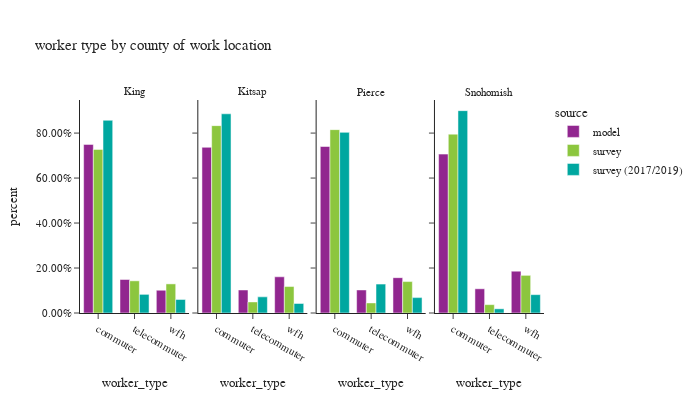

This figure's notebook cell:
### Code cell
df_worker_count = workers.groupby(['source','CountyName_work','worker_type'])['pdexpfac']. \
    sum().reset_index()
df_worker_count['percent'] = df_worker_count.groupby(['source','CountyName_work'], group_keys=False)['pdexpfac']. \
    apply(lambda x: x / float(x.sum()))

df_worker_count_ct = workers.groupby(['source','CountyName_work','worker_type'])['pdexpfac'].count().reset_index(). \
    rename(columns={'pdexpfac':'sample count'})
df_worker_count = df_worker_count.merge(df_worker_count_ct, on=['source','CountyName_work','worker_type']). \
    rename(columns={'pdexpfac':'total count'})

fig = px.bar(df_worker_count.sort_values(by=['source','CountyName_work']), x='worker_type', y="percent",
             facet_col="CountyName_work", color="source",
             barmode="group",hover_data=['sample count','total count'],
             title="worker type by county of work location")
fig.for_each_annotation(lambda a: a.update(text = a.text.split("=")[-1]))
fig.update_layout(height=400, width=700, font=dict(size=11))
fig.for_each_yaxis(lambda a: a.update(tickformat = ".2%"))
fig.update_xaxes(categoryorder='array', categoryarray= ['commuter','telecommuter','wfh'])
fig.show()

### Figure 1 — Plotly figure (JSON) as saved in the notebook; plotly's stock layout.template omitted (floating-point values rounded to 4 significant figures)
{"data": [{"alignmentgroup": "True", "customdata": [[1089000.0, 1089000.0], [216500.0, 216500.0], [147100.0, 147100.0]], "hovertemplate": "source=model<br>CountyName_work=King<br>worker_type=%{x}<br>percent=%{y}<br>sample count=%{customdata[0]}<br>total count=%{customdata[1]}<extra></extra>", "legendgroup": "model", "marker": {"color": "#91268F", "pattern": {"shape": ""}}, "name": "model", "offsetgroup": "model", "orientation": "v", "showlegend": true, "textposition": "auto", "type": "bar", "x": ["commuter", "telecommuter", "wfh"], "xaxis": "x", "y": [0.7498, 0.149, 0.1012], "yaxis": "y"}, {"alignmentgroup": "True", "customdata": [[75850.0, 75850.0], [10540.0, 10540.0], [16570.0, 16570.0]], "hovertemplate": "source=model<br>CountyName_work=Kitsap<br>worker_type=%{x}<br>percent=%{y}<br>sample count=%{customdata[0]}<br>total count=%{customdata[1]}<extra></extra>", "legendgroup": "model", "marker": {"color": "#91268F", "pattern": {"shape": ""}}, "name": "model", "offsetgroup": "model", "orientation": "v", "showlegend": false, "textposition": "auto", "type": "bar", "x": ["commuter", "telecommuter", "wfh"], "xaxis": "x2", "y": [0.7367, 0.1023, 0.1609], "yaxis": "y2"}, {"alignmentgroup": "True", "customdata": [[257800.0, 257800.0], [35720.0, 35720.0], [54730.0, 54730.0]], "hovertemplate": "source=model<br>CountyName_work=Pierce<br>worker_type=%{x}<br>percent=%{y}<br>sample count=%{customdata[0]}<br>total count=%{customdata[1]}<extra></extra>", "legendgroup": "model", "marker": {"color": "#91268F", "pattern": {"shape": ""}}, "name": "model", "offsetgroup": "model", "orientation": "v", "showlegend": false, "textposition": "auto", "type": "bar", "x": ["commuter", "telecommuter", "wfh"], "xaxis": "x3", "y": [0.7403, 0.1026, 0.1572], "yaxis": "y3"}, {"alignmentgroup": "True", "customdata": [[219100.0, 219100.0], [33390.0, 33390.0], [57630.0, 57630.0]], "hovertemplate": "source=model<br>CountyName_work=Snohomish<br>worker_type=%{x}<br>percent=%{y}<br>sample count=%{customdata[0]}<br>total count=%{customdata[1]}<extra></extra>", "legendgroup": "model", "marker": {"color": "#91268F", "pattern": {"shape": ""}}, "name": "model", "offsetgroup": "model", "orientation": "v", "showlegend": false, "textposition": "auto", "type": "bar", "x": ["commuter", "telecommuter", "wfh"], "xaxis": "x4", "y": [0.7065, 0.1077, 0.1858], "yaxis": "y4"}, {"alignmentgroup": "True", "customdata": [[1465.0, 742200.0], [636.0, 146000.0], [567.0, 132000.0]], "hovertemplate": "source=survey<br>CountyName_work=King<br>worker_type=%{x}<br>percent=%{y}<br>sample count=%{customdata[0]}<br>total count=%{customdata[1]}<extra></extra>", "legendgroup": "survey", "marker": {"color": "#8CC63E", "pattern": {"shape": ""}}, "name": "survey", "offsetgroup": "survey", "orientation": "v", "showlegend": true, "textposition": "auto", "type": "bar", "x": ["commuter", "telecommuter", "wfh"], "xaxis": "x", "y": [0.7275, 0.1431, 0.1294], "yaxis": "y"}, {"alignmentgroup": "True", "customdata": [[96.0, 76340.0], [13.0, 4513.0], [43.0, 10780.0]], "hovertemplate": "source=survey<br>CountyName_work=Kitsap<br>worker_type=%{x}<br>percent=%{y}<br>sample count=%{customdata[0]}<br>total count=%{customdata[1]}<extra></extra>", "legendgroup": "survey", "marker": {"color": "#8CC63E", "pattern": {"shape": ""}}, "name": "survey", "offsetgroup": "survey", "orientation": "v", "showlegend": false, "textposition": "auto", "type": "bar", "x": ["commuter", "telecommuter", "wfh"], "xaxis": "x2", "y": [0.8331, 0.04925, 0.1177], "yaxis": "y2"}, {"alignmentgroup": "True", "customdata": [[182.0, 201100.0], [31.0, 11070.0], [55.0, 34470.0]], "hovertemplate": "source=survey<br>CountyName_work=Pierce<br>worker_type=%{x}<br>percent=%{y}<br>sample count=%{customdata[0]}<br>total count=%{customdata[1]}<extra></extra>", "legendgroup": "survey", "marker": {"color": "#8CC63E", "pattern": {"shape": ""}}, "name": "survey", "offsetgroup": "survey", "orientation": "v", "showlegend": false, "textposition": "auto", "type": "bar", "x": ["commuter", "telecommuter", "wfh"], "xaxis": "x3", "y": [0.8154, 0.04489, 0.1398], "yaxis": "y3"}, {"alignmentgroup": "True", "customdata": [[203.0, 191300.0], [35.0, 8940.0], [85.0, 40270.0]], "hovertemplate": "source=survey<br>CountyName_work=Snohomish<br>worker_type=%{x}<br>percent=%{y}<br>sample count=%{customdata[0]}<br>total count=%{customdata[1]}<extra></extra>", "legendgroup": "survey", "marker": {"color": "#8CC63E", "pattern": {"shape": ""}}, "name": "survey", "offsetgroup": "survey", "orientation": "v", "showlegend": false, "textposition": "auto", "type": "bar", "x": ["commuter", "telecommuter", "wfh"], "xaxis": "x4", "y": [0.7954, 0.03718, 0.1675], "yaxis": "y4"}, {"alignmentgroup": "True", "customdata": [[4714.0, 805700.0], [305.0, 77960.0], [471.0, 56510.0]], "hovertemplate": "source=survey (2017/2019)<br>CountyName_work=King<br>worker_type=%{x}<br>percent=%{y}<br>sample count=%{customdata[0]}<br>total count=%{customdata[1]}<extra></extra>", "legendgroup": "survey (2017/2019)", "marker": {"color": "#00A7A0", "pattern": {"shape": ""}}, "name": "survey (2017/2019)", "offsetgroup": "survey (2017/2019)", "orientation": "v", "showlegend": true, "textposition": "auto", "type": "bar", "x": ["commuter", "telecommuter", "wfh"], "xaxis": "x", "y": [0.857, 0.08292, 0.0601], "yaxis": "y"}, {"alignmentgroup": "True", "customdata": [[121.0, 69210.0], [12.0, 5611.0], [25.0, 3319.0]], "hovertemplate": "source=survey (2017/2019)<br>CountyName_work=Kitsap<br>worker_type=%{x}<br>percent=%{y}<br>sample count=%{customdata[0]}<br>total count=%{customdata[1]}<extra></extra>", "legendgroup": "survey (2017/2019)", "marker": {"color": "#00A7A0", "pattern": {"shape": ""}}, "name": "survey (2017/2019)", "offsetgroup": "survey (2017/2019)", "orientation": "v", "showlegend": false, "textposition": "auto", "type": "bar", "x": ["commuter", "telecommuter", "wfh"], "xaxis": "x2", "y": [0.8857, 0.07181, 0.04247], "yaxis": "y2"}, {"alignmentgroup": "True", "customdata": [[340.0, 198000.0], [41.0, 31650.0], [43.0, 16850.0]], "hovertemplate": "source=survey (2017/2019)<br>CountyName_work=Pierce<br>worker_type=%{x}<br>percent=%{y}<br>sample count=%{customdata[0]}<br>total count=%{customdata[1]}<extra></extra>", "legendgroup": "survey (2017/2019)", "marker": {"color": "#00A7A0", "pattern": {"shape": ""}}, "name": "survey (2017/2019)", "offsetgroup": "survey (2017/2019)", "orientation": "v", "showlegend": false, "textposition": "auto", "type": "bar", "x": ["commuter", "telecommuter", "wfh"], "xaxis": "x3", "y": [0.8032, 0.1284, 0.06838], "yaxis": "y3"}, {"alignmentgroup": "True", "customdata": [[343.0, 170300.0], [19.0, 3524.0], [29.0, 15460.0]], "hovertemplate": "source=survey (2017/2019)<br>CountyName_work=Snohomish<br>worker_type=%{x}<br>percent=%{y}<br>sample count=%{customdata[0]}<br>total count=%{customdata[1]}<extra></extra>", "legendgroup": "survey (2017/2019)", "marker": {"color": "#00A7A0", "pattern": {"shape": ""}}, "name": "survey (2017/2019)", "offsetgroup": "survey (2017/2019)", "orientation": "v", "showlegend": false, "textposition": "auto", "type": "bar", "x": ["commuter", "telecommuter", "wfh"], "xaxis": "x4", "y": [0.8997, 0.01862, 0.08164], "yaxis": "y4"}], "layout": {"annotations": [{"font": {}, "showarrow": false, "text": "King", "x": 0.1175, "xanchor": "center", "xref": "paper", "y": 1.0, "yanchor": "bottom", "yref": "paper"}, {"font": {}, "showarrow": false, "text": "Kitsap", "x": 0.3725, "xanchor": "center", "xref": "paper", "y": 1.0, "yanchor": "bottom", "yref": "paper"}, {"font": {}, "showarrow": false, "text": "Pierce", "x": 0.6275, "xanchor": "center", "xref": "paper", "y": 1.0, "yanchor": "bottom", "yref": "paper"}, {"font": {}, "showarrow": false, "text": "Snohomish", "x": 0.8825, "xanchor": "center", "xref": "paper", "y": 1.0, "yanchor": "bottom", "yref": "paper"}], "barmode": "group", "font": {"size": 11}, "height": 400, "legend": {"title": {"text": "source"}, "tracegroupgap": 0}, "title": {"text": "worker type by county of work location"}, "width": 700, "xaxis": {"anchor": "y", "categoryarray": ["commuter", "telecommuter", "wfh"], "categoryorder": "array", "domain": [0.0, 0.235], "title": {"text": "worker_type"}}, "xaxis2": {"anchor": "y2", "categoryarray": ["commuter", "telecommuter", "wfh"], "categoryorder": "array", "domain": [0.255, 0.49], "matches": "x", "title": {"text": "worker_type"}}, "xaxis3": {"anchor": "y3", "categoryarray": ["commuter", "telecommuter", "wfh"], "categoryorder": "array", "domain": [0.51, 0.745], "matches": "x", "title": {"text": "worker_type"}}, "xaxis4": {"anchor": "y4", "categoryarray": ["commuter", "telecommuter", "wfh"], "categoryorder": "array", "domain": [0.765, 1.0], "matches": "x", "title": {"text": "worker_type"}}, "yaxis": {"anchor": "x", "domain": [0.0, 1.0], "tickformat": ".2%", "title": {"text": "percent"}}, "yaxis2": {"anchor": "x2", "domain": [0.0, 1.0], "matches": "y", "showticklabels": false, "tickformat": ".2%"}, "yaxis3": {"anchor": "x3", "domain": [0.0, 1.0], "matches": "y", "showticklabels": false, "tickformat": ".2%"}, "yaxis4": {"anchor": "x4", "domain": [0.0, 1.0], "matches": "y", "showticklabels": false, "tickformat": ".2%"}}}
